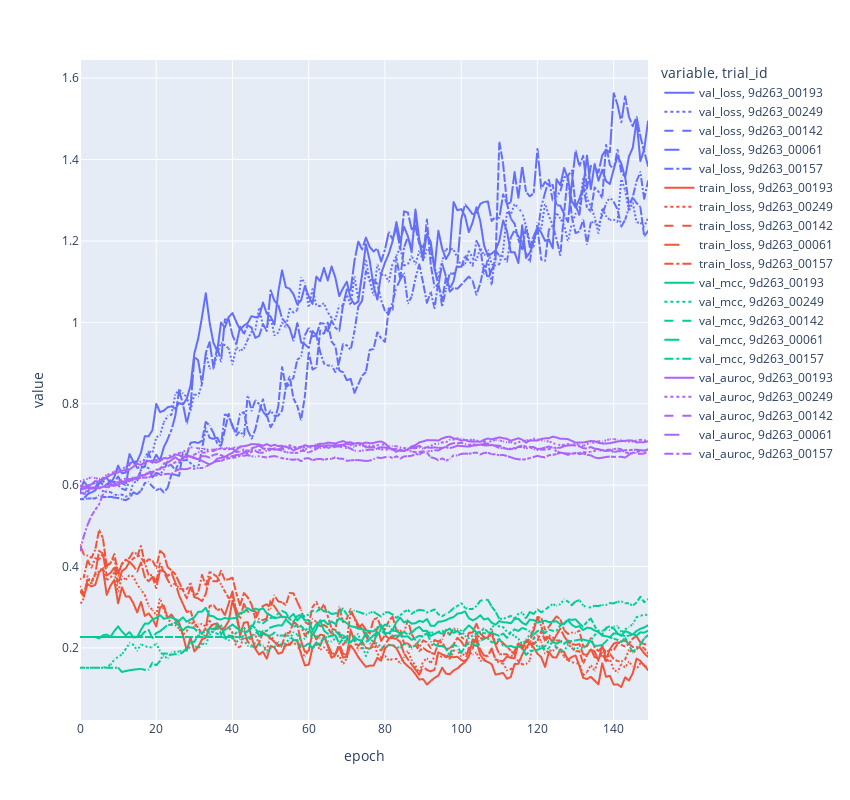

Notebook code for this chart:
### Markdown cell above
## Ordenar analizar los resultados
Aca se va a elegir que trials plotear. Por ejemplo, lo que tengan el mejor MCC o el que tenga, las distintas metricas, etc.

### Code cell
# Aca me quedo con los 5 mejores trials en base al auroc de validacion
best_5_id_auroc = result_df.sort_values("val_auroc",ascending=False).head(5).index
top_5_results = training_data_experiment(experiment_path,best_5_id_auroc,["val_loss","train_loss","val_mcc","val_auroc"],windows_size=8)
fig = plot_training_curve_single_model(top_5_results)
fig

### Figure 1 — Plotly figure (JSON) as saved in the notebook; plotly's stock layout.template omitted (floating-point values rounded to 4 significant figures; data arrays with more than 128 entries replaced by an {"elided": "..."} marker saying what was removed)
{"data": [{"customdata": {"elided": "150x2 str values"}, "hovertemplate": "variable=val_loss<br>trial_id=9d263_00193<br>epoch=%{x}<br>value=%{y}<br>Hyperparameters=%{customdata[0]}<br>checkpoints=%{customdata[1]}<extra></extra>", "legendgroup": "val_loss, 9d263_00193", "line": {"color": "#636efa", "dash": "solid"}, "marker": {"symbol": "circle"}, "mode": "lines", "name": "val_loss, 9d263_00193", "showlegend": true, "type": "scattergl", "x": {"elided": "150 int values"}, "xaxis": "x", "y": {"elided": "150 float values"}, "yaxis": "y"}, {"customdata": {"elided": "150x2 str values"}, "hovertemplate": "variable=val_loss<br>trial_id=9d263_00249<br>epoch=%{x}<br>value=%{y}<br>Hyperparameters=%{customdata[0]}<br>checkpoints=%{customdata[1]}<extra></extra>", "legendgroup": "val_loss, 9d263_00249", "line": {"color": "#636efa", "dash": "dot"}, "marker": {"symbol": "circle"}, "mode": "lines", "name": "val_loss, 9d263_00249", "showlegend": true, "type": "scattergl", "x": {"elided": "150 int values"}, "xaxis": "x", "y": {"elided": "150 float values"}, "yaxis": "y"}, {"customdata": {"elided": "150x2 str values"}, "hovertemplate": "variable=val_loss<br>trial_id=9d263_00142<br>epoch=%{x}<br>value=%{y}<br>Hyperparameters=%{customdata[0]}<br>checkpoints=%{customdata[1]}<extra></extra>", "legendgroup": "val_loss, 9d263_00142", "line": {"color": "#636efa", "dash": "dash"}, "marker": {"symbol": "circle"}, "mode": "lines", "name": "val_loss, 9d263_00142", "showlegend": true, "type": "scattergl", "x": {"elided": "150 int values"}, "xaxis": "x", "y": {"elided": "150 float values"}, "yaxis": "y"}, {"customdata": {"elided": "150x2 str values"}, "hovertemplate": "variable=val_loss<br>trial_id=9d263_00061<br>epoch=%{x}<br>value=%{y}<br>Hyperparameters=%{customdata[0]}<br>checkpoints=%{customdata[1]}<extra></extra>", "legendgroup": "val_loss, 9d263_00061", "line": {"color": "#636efa", "dash": "longdash"}, "marker": {"symbol": "circle"}, "mode": "lines", "name": "val_loss, 9d263_00061", "showlegend": true, "type": "scattergl", "x": {"elided": "150 int values"}, "xaxis": "x", "y": {"elided": "150 float values"}, "yaxis": "y"}, {"customdata": {"elided": "150x2 str values"}, "hovertemplate": "variable=val_loss<br>trial_id=9d263_00157<br>epoch=%{x}<br>value=%{y}<br>Hyperparameters=%{customdata[0]}<br>checkpoints=%{customdata[1]}<extra></extra>", "legendgroup": "val_loss, 9d263_00157", "line": {"color": "#636efa", "dash": "dashdot"}, "marker": {"symbol": "circle"}, "mode": "lines", "name": "val_loss, 9d263_00157", "showlegend": true, "type": "scattergl", "x": {"elided": "150 int values"}, "xaxis": "x", "y": {"elided": "150 float values"}, "yaxis": "y"}, {"customdata": {"elided": "150x2 str values"}, "hovertemplate": "variable=train_loss<br>trial_id=9d263_00193<br>epoch=%{x}<br>value=%{y}<br>Hyperparameters=%{customdata[0]}<br>checkpoints=%{customdata[1]}<extra></extra>", "legendgroup": "train_loss, 9d263_00193", "line": {"color": "#EF553B", "dash": "solid"}, "marker": {"symbol": "circle"}, "mode": "lines", "name": "train_loss, 9d263_00193", "showlegend": true, "type": "scattergl", "x": {"elided": "150 int values"}, "xaxis": "x", "y": {"elided": "150 float values"}, "yaxis": "y"}, {"customdata": {"elided": "150x2 str values"}, "hovertemplate": "variable=train_loss<br>trial_id=9d263_00249<br>epoch=%{x}<br>value=%{y}<br>Hyperparameters=%{customdata[0]}<br>checkpoints=%{customdata[1]}<extra></extra>", "legendgroup": "train_loss, 9d263_00249", "line": {"color": "#EF553B", "dash": "dot"}, "marker": {"symbol": "circle"}, "mode": "lines", "name": "train_loss, 9d263_00249", "showlegend": true, "type": "scattergl", "x": {"elided": "150 int values"}, "xaxis": "x", "y": {"elided": "150 float values"}, "yaxis": "y"}, {"customdata": {"elided": "150x2 str values"}, "hovertemplate": "variable=train_loss<br>trial_id=9d263_00142<br>epoch=%{x}<br>value=%{y}<br>Hyperparameters=%{customdata[0]}<br>checkpoints=%{customdata[1]}<extra></extra>", "legendgroup": "train_loss, 9d263_00142", "line": {"color": "#EF553B", "dash": "dash"}, "marker": {"symbol": "circle"}, "mode": "lines", "name": "train_loss, 9d263_00142", "showlegend": true, "type": "scattergl", "x": {"elided": "150 int values"}, "xaxis": "x", "y": {"elided": "150 float values"}, "yaxis": "y"}, {"customdata": {"elided": "150x2 str values"}, "hovertemplate": "variable=train_loss<br>trial_id=9d263_00061<br>epoch=%{x}<br>value=%{y}<br>Hyperparameters=%{customdata[0]}<br>checkpoints=%{customdata[1]}<extra></extra>", "legendgroup": "train_loss, 9d263_00061", "line": {"color": "#EF553B", "dash": "longdash"}, "marker": {"symbol": "circle"}, "mode": "lines", "name": "train_loss, 9d263_00061", "showlegend": true, "type": "scattergl", "x": {"elided": "150 int values"}, "xaxis": "x", "y": {"elided": "150 float values"}, "yaxis": "y"}, {"customdata": {"elided": "150x2 str values"}, "hovertemplate": "variable=train_loss<br>trial_id=9d263_00157<br>epoch=%{x}<br>value=%{y}<br>Hyperparameters=%{customdata[0]}<br>checkpoints=%{customdata[1]}<extra></extra>", "legendgroup": "train_loss, 9d263_00157", "line": {"color": "#EF553B", "dash": "dashdot"}, "marker": {"symbol": "circle"}, "mode": "lines", "name": "train_loss, 9d263_00157", "showlegend": true, "type": "scattergl", "x": {"elided": "150 int values"}, "xaxis": "x", "y": {"elided": "150 float values"}, "yaxis": "y"}, {"customdata": {"elided": "150x2 str values"}, "hovertemplate": "variable=val_mcc<br>trial_id=9d263_00193<br>epoch=%{x}<br>value=%{y}<br>Hyperparameters=%{customdata[0]}<br>checkpoints=%{customdata[1]}<extra></extra>", "legendgroup": "val_mcc, 9d263_00193", "line": {"color": "#00cc96", "dash": "solid"}, "marker": {"symbol": "circle"}, "mode": "lines", "name": "val_mcc, 9d263_00193", "showlegend": true, "type": "scattergl", "x": {"elided": "150 int values"}, "xaxis": "x", "y": {"elided": "150 float values"}, "yaxis": "y"}, {"customdata": {"elided": "150x2 str values"}, "hovertemplate": "variable=val_mcc<br>trial_id=9d263_00249<br>epoch=%{x}<br>value=%{y}<br>Hyperparameters=%{customdata[0]}<br>checkpoints=%{customdata[1]}<extra></extra>", "legendgroup": "val_mcc, 9d263_00249", "line": {"color": "#00cc96", "dash": "dot"}, "marker": {"symbol": "circle"}, "mode": "lines", "name": "val_mcc, 9d263_00249", "showlegend": true, "type": "scattergl", "x": {"elided": "150 int values"}, "xaxis": "x", "y": {"elided": "150 float values"}, "yaxis": "y"}, {"customdata": {"elided": "150x2 str values"}, "hovertemplate": "variable=val_mcc<br>trial_id=9d263_00142<br>epoch=%{x}<br>value=%{y}<br>Hyperparameters=%{customdata[0]}<br>checkpoints=%{customdata[1]}<extra></extra>", "legendgroup": "val_mcc, 9d263_00142", "line": {"color": "#00cc96", "dash": "dash"}, "marker": {"symbol": "circle"}, "mode": "lines", "name": "val_mcc, 9d263_00142", "showlegend": true, "type": "scattergl", "x": {"elided": "150 int values"}, "xaxis": "x", "y": {"elided": "150 float values"}, "yaxis": "y"}, {"customdata": {"elided": "150x2 str values"}, "hovertemplate": "variable=val_mcc<br>trial_id=9d263_00061<br>epoch=%{x}<br>value=%{y}<br>Hyperparameters=%{customdata[0]}<br>checkpoints=%{customdata[1]}<extra></extra>", "legendgroup": "val_mcc, 9d263_00061", "line": {"color": "#00cc96", "dash": "longdash"}, "marker": {"symbol": "circle"}, "mode": "lines", "name": "val_mcc, 9d263_00061", "showlegend": true, "type": "scattergl", "x": {"elided": "150 int values"}, "xaxis": "x", "y": {"elided": "150 float values"}, "yaxis": "y"}, {"customdata": {"elided": "150x2 str values"}, "hovertemplate": "variable=val_mcc<br>trial_id=9d263_00157<br>epoch=%{x}<br>value=%{y}<br>Hyperparameters=%{customdata[0]}<br>checkpoints=%{customdata[1]}<extra></extra>", "legendgroup": "val_mcc, 9d263_00157", "line": {"color": "#00cc96", "dash": "dashdot"}, "marker": {"symbol": "circle"}, "mode": "lines", "name": "val_mcc, 9d263_00157", "showlegend": true, "type": "scattergl", "x": {"elided": "150 int values"}, "xaxis": "x", "y": {"elided": "150 float values"}, "yaxis": "y"}, {"customdata": {"elided": "150x2 str values"}, "hovertemplate": "variable=val_auroc<br>trial_id=9d263_00193<br>epoch=%{x}<br>value=%{y}<br>Hyperparameters=%{customdata[0]}<br>checkpoints=%{customdata[1]}<extra></extra>", "legendgroup": "val_auroc, 9d263_00193", "line": {"color": "#ab63fa", "dash": "solid"}, "marker": {"symbol": "circle"}, "mode": "lines", "name": "val_auroc, 9d263_00193", "showlegend": true, "type": "scattergl", "x": {"elided": "150 int values"}, "xaxis": "x", "y": {"elided": "150 float values"}, "yaxis": "y"}, {"customdata": {"elided": "150x2 str values"}, "hovertemplate": "variable=val_auroc<br>trial_id=9d263_00249<br>epoch=%{x}<br>value=%{y}<br>Hyperparameters=%{customdata[0]}<br>checkpoints=%{customdata[1]}<extra></extra>", "legendgroup": "val_auroc, 9d263_00249", "line": {"color": "#ab63fa", "dash": "dot"}, "marker": {"symbol": "circle"}, "mode": "lines", "name": "val_auroc, 9d263_00249", "showlegend": true, "type": "scattergl", "x": {"elided": "150 int values"}, "xaxis": "x", "y": {"elided": "150 float values"}, "yaxis": "y"}, {"customdata": {"elided": "150x2 str values"}, "hovertemplate": "variable=val_auroc<br>trial_id=9d263_00142<br>epoch=%{x}<br>value=%{y}<br>Hyperparameters=%{customdata[0]}<br>checkpoints=%{customdata[1]}<extra></extra>", "legendgroup": "val_auroc, 9d263_00142", "line": {"color": "#ab63fa", "dash": "dash"}, "marker": {"symbol": "circle"}, "mode": "lines", "name": "val_auroc, 9d263_00142", "showlegend": true, "type": "scattergl", "x": {"elided": "150 int values"}, "xaxis": "x", "y": {"elided": "150 float values"}, "yaxis": "y"}, {"customdata": {"elided": "150x2 str values"}, "hovertemplate": "variable=val_auroc<br>trial_id=9d263_00061<br>epoch=%{x}<br>value=%{y}<br>Hyperparameters=%{customdata[0]}<br>checkpoints=%{customdata[1]}<extra></extra>", "legendgroup": "val_auroc, 9d263_00061", "line": {"color": "#ab63fa", "dash": "longdash"}, "marker": {"symbol": "circle"}, "mode": "lines", "name": "val_auroc, 9d263_00061", "showlegend": true, "type": "scattergl", "x": {"elided": "150 int values"}, "xaxis": "x", "y": {"elided": "150 float values"}, "yaxis": "y"}, {"customdata": {"elided": "150x2 str values"}, "hovertemplate": "variable=val_auroc<br>trial_id=9d263_00157<br>epoch=%{x}<br>value=%{y}<br>Hyperparameters=%{customdata[0]}<br>checkpoints=%{customdata[1]}<extra></extra>", "legendgroup": "val_auroc, 9d263_00157", "line": {"color": "#ab63fa", "dash": "dashdot"}, "marker": {"symbol": "circle"}, "mode": "lines", "name": "val_auroc, 9d263_00157", "showlegend": true, "type": "scattergl", "x": {"elided": "150 int values"}, "xaxis": "x", "y": {"elided": "150 float values"}, "yaxis": "y"}], "layout": {"height": 800, "legend": {"title": {"text": "variable, trial_id"}, "tracegroupgap": 0}, "margin": {"t": 60}, "width": 850, "xaxis": {"anchor": "y", "domain": [0, 1], "title": {"text": "epoch"}}, "yaxis": {"anchor": "x", "domain": [0, 1], "title": {"text": "value"}}}}
